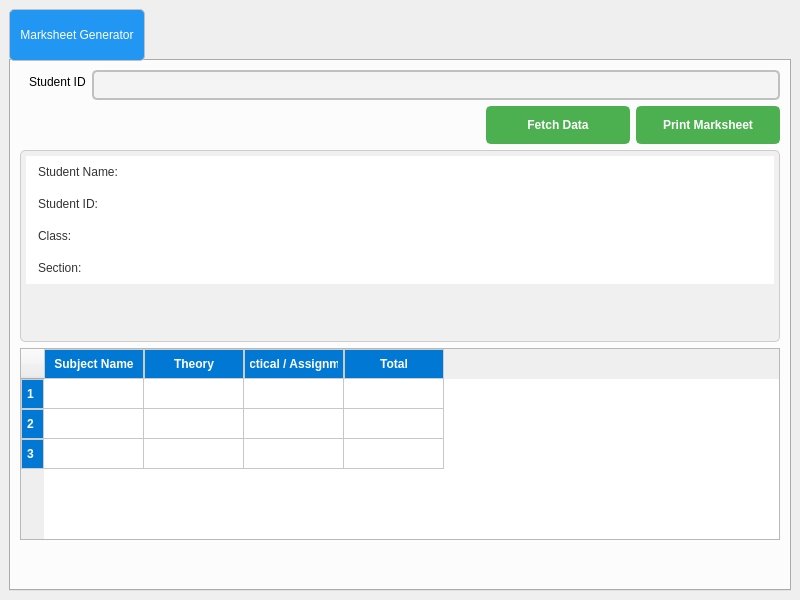
<?xml version="1.0" encoding="UTF-8"?>
<ui version="4.0">
 <class>MainWindow</class>
 <widget class="QMainWindow" name="MainWindow">
  <property name="geometry">
   <rect>
    <x>0</x>
    <y>0</y>
    <width>800</width>
    <height>600</height>
   </rect>
  </property>
  <property name="windowTitle">
   <string>Marksheet Generator</string>
  </property>
  <widget class="QWidget" name="centralwidget">
   <layout class="QVBoxLayout" name="verticalLayout_2">
    <item>
     <widget class="QTabWidget" name="tabWidget">
      <property name="styleSheet">
       <string notr="true">/* Styling the Tab Widget */
QTabWidget {
    background-color: #f0f0f0;
    border: 2px solid black;
    border-radius: 10px;
    padding: 5px;
}


/* Styling the Tabs */
QTabBar::tab {
    background-color: #2196F3;  /* Tab background color */
    color: white;
    border: 1px solid #c0c0c0;
    padding: 10px;
    border-radius: 5px;
    min-width: 80px;
    min-height: 30px;

	font: 14pt &quot;Segoe UI&quot;;
}

</string>
      </property>
      <property name="currentIndex">
       <number>0</number>
      </property>
      <widget class="QWidget" name="tab">
       <property name="styleSheet">
        <string notr="true"/>
       </property>
       <attribute name="title">
        <string>Marksheet Generator</string>
       </attribute>
       <layout class="QVBoxLayout" name="verticalLayout">
        <item>
         <layout class="QHBoxLayout" name="horizontalLayout_2">
          <property name="topMargin">
           <number>0</number>
          </property>
          <item>
           <widget class="QFrame" name="formFrame">
            <property name="styleSheet">
             <string notr="true">*{
font: 14pt &quot;Segoe UI&quot;;

}

/* Styling the QLineEdit */
QLineEdit {
    background-color: #f4f4f4;  /* Light grey background */
    color: #333333;  /* Dark text color */
    border: 2px solid #c0c0c0;  /* Border color */
    border-radius: 5px;  /* Rounded corners */
    padding: 5px;
}

/* Focused state (when the QLineEdit is selected) */
QLineEdit:focus {
    border: 2px solid #2196F3;  /* Blue border when focused */
    background-color: #ffffff;  /* White background on focus */
}

/* Disabled state */
QLineEdit:disabled {
    background-color: #e0e0e0;  /* Grey background when disabled */
    color: #888888;  /* Light grey text when disabled */
    border: 2px solid #cccccc;  /* Light grey border */
}

/* Placeholder text style */
QLineEdit::placeholder {
    color: #888888;  /* Light grey color for placeholder text */
    font-style: italic;  /* Italicize the placeholder text */
}

/* Styling the text cursor */
QLineEdit::cursor {
    color: #2196F3;  /* Change cursor color to blue */
}
</string>
            </property>
            <layout class="QFormLayout" name="formLayout">
             <property name="topMargin">
              <number>0</number>
             </property>
             <property name="rightMargin">
              <number>0</number>
             </property>
             <property name="bottomMargin">
              <number>0</number>
             </property>
             <item row="0" column="0">
              <widget class="QLabel" name="label_2">
               <property name="text">
                <string>Student ID</string>
               </property>
              </widget>
             </item>
             <item row="0" column="1">
              <widget class="QLineEdit" name="std_id_box"/>
             </item>
            </layout>
           </widget>
          </item>
         </layout>
        </item>
        <item>
         <layout class="QHBoxLayout" name="horizontalLayout_3">
          <property name="topMargin">
           <number>0</number>
          </property>
          <item>
           <spacer name="horizontalSpacer">
            <property name="orientation">
             <enum>Qt::Horizontal</enum>
            </property>
            <property name="sizeHint" stdset="0">
             <size>
              <width>40</width>
              <height>20</height>
             </size>
            </property>
           </spacer>
          </item>
          <item>
           <widget class="QPushButton" name="fetch_btn">
            <property name="styleSheet">
             <string notr="true">/* Styling the QPushButton */
QPushButton {
    background-color: #4CAF50;  /* Green background */
    color: white;  /* White text color */
    border: 2px solid #4CAF50;  /* Border color matches background */
    border-radius: 5px;  /* Rounded corners */
    padding: 10px 20px;  /* Vertical and horizontal padding */
    
    font: 14pt &quot;Segoe UI&quot;; /* Font size */
    min-width: 100px;  /* Minimum width for the button */
}

/* Hover effect when the mouse is over the button */
QPushButton:hover {
    background-color: #45a049;  /* Darker green background */
    border-color: #45a049;  /* Darker green border */
}

/* Pressed effect when the button is clicked */
QPushButton:pressed {
    background-color: #388e3c;  /* Even darker green */
    border-color: #388e3c;  /* Dark border */
    padding-top: 12px;  /* Slightly reduces padding to simulate a &quot;pressed&quot; effect */
    padding-left: 18px;  /* Shift the button to the left slightly */
}

/* Focused state (when the button is focused) */
QPushButton:focus {
    border: 2px solid #2196F3;  /* Blue border when focused */
    outline: none;  /* Removes the default outline */
}

/* Disabled state for the QPushButton */
QPushButton:disabled {
    background-color: #e0e0e0;  /* Light grey background */
    color: #888888;  /* Light grey text */
    border: 2px solid #cccccc;  /* Light grey border */
}

/* Styling the text of the QPushButton */
QPushButton {
    font-weight: bold;  /* Make the text bold */
}

/* Styling the QPushButton icon (if it has one) */
QPushButton::icon {
    padding-right: 10px;  /* Space between the icon and the text */
}

/* Border effect when the button is in a focus or pressed state */
QPushButton:focus, QPushButton:pressed {
    border-style: inset;
}
</string>
            </property>
            <property name="text">
             <string>Fetch Data</string>
            </property>
           </widget>
          </item>
          <item>
           <widget class="QPushButton" name="print_btn">
            <property name="styleSheet">
             <string notr="true">/* Styling the QPushButton */
QPushButton {
    background-color: #4CAF50;  /* Green background */
    color: white;  /* White text color */
    border: 2px solid #4CAF50;  /* Border color matches background */
    border-radius: 5px;  /* Rounded corners */
    padding: 10px 20px;  /* Vertical and horizontal padding */
    
    font: 14pt &quot;Segoe UI&quot;; /* Font size */
    min-width: 100px;  /* Minimum width for the button */
}

/* Hover effect when the mouse is over the button */
QPushButton:hover {
    background-color: #45a049;  /* Darker green background */
    border-color: #45a049;  /* Darker green border */
}

/* Pressed effect when the button is clicked */
QPushButton:pressed {
    background-color: #388e3c;  /* Even darker green */
    border-color: #388e3c;  /* Dark border */
    padding-top: 12px;  /* Slightly reduces padding to simulate a &quot;pressed&quot; effect */
    padding-left: 18px;  /* Shift the button to the left slightly */
}

/* Focused state (when the button is focused) */
QPushButton:focus {
    border: 2px solid #2196F3;  /* Blue border when focused */
    outline: none;  /* Removes the default outline */
}

/* Disabled state for the QPushButton */
QPushButton:disabled {
    background-color: #e0e0e0;  /* Light grey background */
    color: #888888;  /* Light grey text */
    border: 2px solid #cccccc;  /* Light grey border */
}

/* Styling the text of the QPushButton */
QPushButton {
    font-weight: bold;  /* Make the text bold */
}

/* Styling the QPushButton icon (if it has one) */
QPushButton::icon {
    padding-right: 10px;  /* Space between the icon and the text */
}

/* Border effect when the button is in a focus or pressed state */
QPushButton:focus, QPushButton:pressed {
    border-style: inset;
}
</string>
            </property>
            <property name="text">
             <string>Print Marksheet</string>
            </property>
           </widget>
          </item>
         </layout>
        </item>
        <item>
         <widget class="QListWidget" name="std_details_box">
          <property name="styleSheet">
           <string notr="true">QListView {
    background-color: #f0f0f0; /* Light grey background */
    border: 1px solid #ccc;    /* Thin grey border */
    border-radius: 5px;        /* Rounded corners */
    padding: 5px;              /* Space between items and border */
	
	font: 14pt &quot;Segoe UI&quot;;
}

QListView::item {
    background-color: #ffffff; /* White background for items */
    border: 1px solid transparent; /* Transparent border by default */
    padding: 8px;             /* Spacing around the text in each item */
    color: #333;              /* Dark grey text color */
}

QListView::item:hover {
    background-color: #e6f7ff; /* Light blue background when hovering */
    border: 1px solid #66afe9; /* Blue border on hover */
}

QListView::item:selected {
    background-color: #66afe9; /* Blue background for selected items */
    color: white;             /* White text for selected items */
    border: 1px solid #0078d7; /* Darker blue border for selected items */
}

QListView::item:selected:focus {
    outline: none; /* Remove focus outline from selected item */
}
</string>
          </property>
          <item>
           <property name="text">
            <string>Student Name: </string>
           </property>
          </item>
          <item>
           <property name="text">
            <string>Student ID:</string>
           </property>
          </item>
          <item>
           <property name="text">
            <string>Class:</string>
           </property>
          </item>
          <item>
           <property name="text">
            <string>Section:</string>
           </property>
          </item>
         </widget>
        </item>
        <item>
         <widget class="QTableWidget" name="std_marks_table">
          <property name="font">
           <font>
            <pointsize>14</pointsize>
            <bold>false</bold>
           </font>
          </property>
          <property name="styleSheet">
           <string notr="true">QHeaderView::section {
background-color: rgb(0, 120, 212);
     /* Green background for headers */
    color: white;             /* White text color */
    font-weight: bold;        /* Bold font for header text */
    text-align: center;       /* Center-align text */
	
	font: 700 14pt &quot;Segoe UI&quot;;
    border: 1px solid #ccc;   /* Light gray border around header sections */
    padding: 5px;             /* Padding inside header cells */
}
</string>
          </property>
          <row/>
          <row/>
          <row/>
          <column>
           <property name="text">
            <string>Subject Name</string>
           </property>
          </column>
          <column>
           <property name="text">
            <string>Theory</string>
           </property>
          </column>
          <column>
           <property name="text">
            <string>Practical / Assignment</string>
           </property>
          </column>
          <column>
           <property name="text">
            <string>Total</string>
           </property>
          </column>
         </widget>
        </item>
        <item>
         <spacer name="verticalSpacer">
          <property name="orientation">
           <enum>Qt::Vertical</enum>
          </property>
          <property name="sizeHint" stdset="0">
           <size>
            <width>20</width>
            <height>40</height>
           </size>
          </property>
         </spacer>
        </item>
       </layout>
      </widget>
     </widget>
    </item>
   </layout>
  </widget>
 </widget>
 <resources/>
 <connections/>
</ui>
